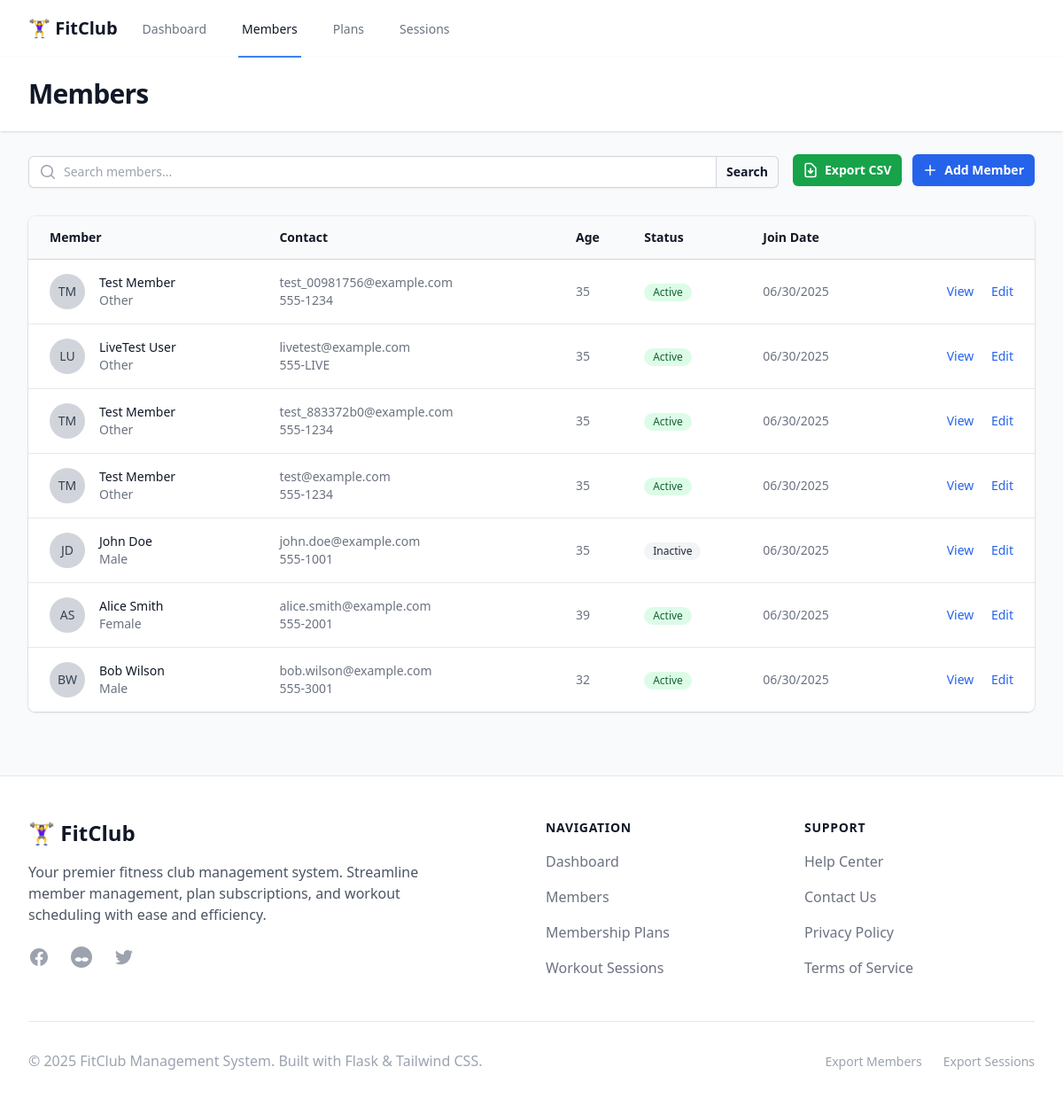
The app's page /members, older data.
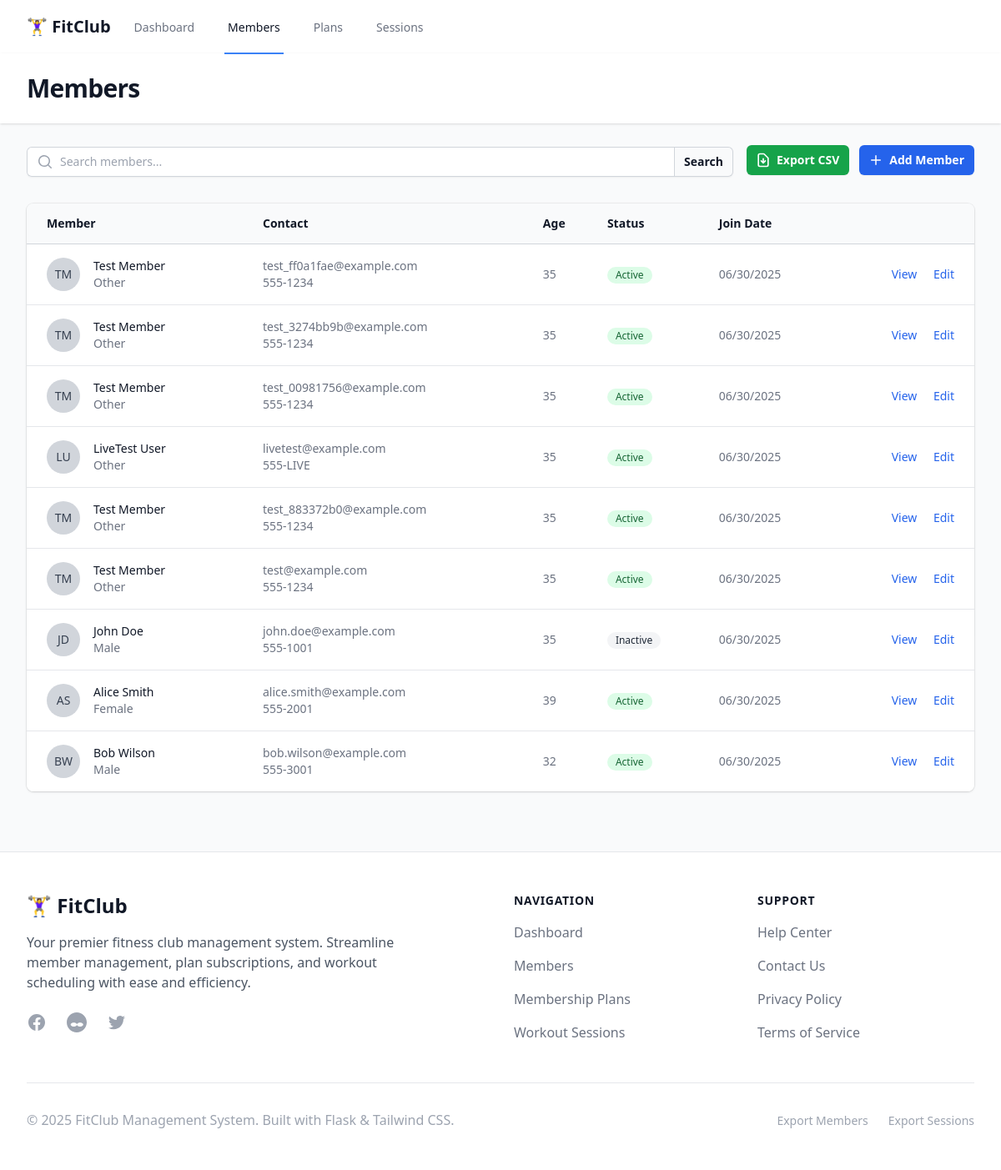
The same page, newer data.
### models.py (models this page shows, shortened)
class Member(db.Model):
    __tablename__ = 'members'
    id = db.Column(db.Integer, primary_key=True)
    first_name = db.Column(db.String(50), nullable=False)
    last_name = db.Column(db.String(50), nullable=False)
    email = db.Column(db.String(100), unique=True, nullable=False)
    phone = db.Column(db.String(20))
    date_of_birth = db.Column(db.Date)
    gender = db.Column(db.String(10))
    emergency_contact = db.Column(db.String(100))
    emergency_phone = db.Column(db.String(20))
    join_date = db.Column(db.Date, default=date.today)
    status = db.Column(db.String(20), default='active')
    created_at = db.Column(db.DateTime, default=datetime.utcnow)
    member_plans = db.relationship('MemberPlan', backref='member', lazy=True)
    session_bookings = db.relationship(
        'SessionBooking', backref='member', lazy=True)
    @property
    def full_name(self):
        return f"{self.first_name} {self.last_name}"
    @property
    def age(self):
        if self.date_of_birth:
            today = date.today()
            return today.year - self.date_of_birth.year - ((today.month, today.day) < (self.date_of_birth.month, self.date_of_birth.day))
        return None

### app.py (the view)
@app.route('/members')
def members():
    search = request.args.get('search', '')
    page = request.args.get('page', 1, type=int)
    query = Member.query
    if search:
        query = query.filter(
            (Member.first_name.contains(search)) |
            (Member.last_name.contains(search)) |
            (Member.email.contains(search))
        )
    members = query.order_by(Member.created_at.desc()).paginate(
        page=page, per_page=10, error_out=False
    )
    return render_template('members/list.html', members=members, search=search)

### templates/members/list.html (shortened to what this page needs)
{% extends "base.html" %}
{% block header %}Members{% endblock %}
{% block content %}
<div class="px-4 sm:px-0">
    <div class="sm:flex sm:items-center sm:justify-between mb-6">
        <div class="min-w-0 flex-1">
            <form method="GET" class="mt-1 flex rounded-md shadow-sm">
                <div class="relative flex flex-grow items-stretch focus-within:z-10">
                    <div class="pointer-events-none absolute inset-y-0 left-0 flex items-center pl-3">
                    </div>
                    <input type="text" name="search" value="{{ search }}"
                        class="block w-full rounded-none rounded-l-md border-0 py-1.5 pl-10 text-gray-900 ring-1 ring-inset ring-gray-300 placeholder:text-gray-400 focus:ring-2 focus:ring-inset focus:ring-primary-600 sm:text-sm sm:leading-6"
                        placeholder="Search members...">
                </div>
                <button type="submit"
                    class="relative -ml-px inline-flex items-center gap-x-1.5 rounded-r-md px-3 py-2 text-sm font-semibold text-gray-900 ring-1 ring-inset ring-gray-300 hover:bg-gray-50">
                    Search
                </button>
            </form>
        </div>
        <div class="mt-4 sm:ml-4 sm:mt-0 sm:flex sm:space-x-3">
            <a href="{{ url_for('export_members') }}"
                class="inline-flex items-center rounded-md bg-green-600 px-3 py-2 text-sm font-semibold text-white shadow-sm hover:bg-green-500 focus-visible:outline focus-visible:outline-2 focus-visible:outline-offset-2 focus-visible:outline-green-600">
                <svg class="-ml-0.5 mr-1.5 h-5 w-5" fill="none" stroke="currentColor" viewBox="0 0 24 24">
                    <path stroke-linecap="round" stroke-linejoin="round" stroke-width="2"
                        d="M12 10v6m0 0l-3-3m3 3l3-3m2 8H7a2 2 0 01-2-2V5a2 2 0 012-2h5.586a1 1 0 01.707.293l5.414 5.414a1 1 0 01.293.707V19a2 2 0 01-2 2z">
                    </path>
                </svg>
                Export CSV
            </a>
            <a href="{{ url_for('new_member') }}"
                class="inline-flex items-center rounded-md bg-primary-600 px-3 py-2 text-sm font-semibold text-white shadow-sm hover:bg-primary-500 focus-visible:outline focus-visible:outline-2 focus-visible:outline-offset-2 focus-visible:outline-primary-600">
                <svg class="-ml-0.5 mr-1.5 h-5 w-5" viewBox="0 0 20 20" fill="currentColor">
                    <path
                        d="M10.75 4.75a.75.75 0 00-1.5 0v4.5h-4.5a.75.75 0 000 1.5h4.5v4.5a.75.75 0 001.5 0v-4.5h4.5a.75.75 0 000-1.5h-4.5v-4.5z" />
                </svg>
                Add Member
            </a>
        </div>
    </div>
    <div class="mt-8 flow-root">
        <div class="-mx-4 -my-2 overflow-x-auto sm:-mx-6 lg:-mx-8">
            <div class="inline-block min-w-full py-2 align-middle sm:px-6 lg:px-8">
                <div class="overflow-hidden shadow ring-1 ring-black ring-opacity-5 sm:rounded-lg">
                    <table class="min-w-full divide-y divide-gray-300">
                        <thead class="bg-gray-50">
                            <tr>
                                <th scope="col"
                                    class="py-3.5 pl-4 pr-3 text-left text-sm font-semibold text-gray-900 sm:pl-6">
                                    Member</th>
                                <th scope="col" class="px-3 py-3.5 text-left text-sm font-semibold text-gray-900">
                                    Contact</th>
                                <th scope="col" class="px-3 py-3.5 text-left text-sm font-semibold text-gray-900">Age
                                </th>
                                <th scope="col" class="px-3 py-3.5 text-left text-sm font-semibold text-gray-900">Status
                                </th>
                                <th scope="col" class="px-3 py-3.5 text-left text-sm font-semibold text-gray-900">Join
                                    Date</th>
                                <th scope="col" class="relative py-3.5 pl-3 pr-4 sm:pr-6">
                                </th>
                            </tr>
                        </thead>
                        <tbody class="divide-y divide-gray-200 bg-white">
                            {% for member in members.items %}
                            <tr>
                                <td class="whitespace-nowrap py-4 pl-4 pr-3 text-sm sm:pl-6">
                                    <div class="flex items-center">
                                        <div class="h-10 w-10 flex-shrink-0">
                                            <div
                                                class="h-10 w-10 rounded-full bg-gray-300 flex items-center justify-center">
                                                <span class="text-sm font-medium text-gray-700">{{ member.first_name[0]
                                                    }}{{ member.last_name[0] }}</span>
                                            </div>
                                        </div>
                                        <div class="ml-4">
                                            <div class="font-medium text-gray-900">{{ member.full_name }}</div>
                                            <div class="text-gray-500">{{ member.gender or 'Not specified' }}</div>
                                        </div>
                                    </div>
                                </td>
                                <td class="whitespace-nowrap px-3 py-4 text-sm text-gray-500">
                                    <div>{{ member.email }}</div>
                                    <div>{{ member.phone or 'No phone' }}</div>
                                </td>
                                <td class="whitespace-nowrap px-3 py-4 text-sm text-gray-500">
                                    {{ member.age or 'Unknown' }}
                                </td>
                                <td class="whitespace-nowrap px-3 py-4 text-sm text-gray-500">
                                    <span
                                        class="inline-flex items-center rounded-full {% if member.status == 'active' %}bg-green-100 text-green-800{% elif member.status == 'inactive' %}bg-gray-100 text-gray-800{% else %}bg-red-100 text-red-800{% endif %} px-2.5 py-0.5 text-xs font-medium">
                                        {{ member.status.title() }}
                                    </span>
                                </td>
                                <td class="whitespace-nowrap px-3 py-4 text-sm text-gray-500">
                                    {{ member.join_date.strftime('%m/%d/%Y') if member.join_date else 'Unknown' }}
                                </td>
                                <td
                                    class="relative whitespace-nowrap py-4 pl-3 pr-4 text-right text-sm font-medium sm:pr-6">
                                    <a href="{{ url_for('member_detail', id=member.id) }}"
                                        class="text-primary-600 hover:text-primary-900 mr-4">View</a>
                                    <a href="{{ url_for('edit_member', id=member.id) }}"
                                        class="text-primary-600 hover:text-primary-900">Edit</a>
                                </td>
                            </tr>
                            {% endfor %}
                        </tbody>
                    </table>
                </div>
            </div>
        </div>
    </div>
</div>
{% endblock %}

Row changes from the older to the newer data that the page shows:
added Member: first_name "T", last_name "M", full_name "Test Member", gender "Other", email "test_ff0a1fae@example.com", phone "555-1234", date_of_birth "35", status "Active", join_date "06/30/2025"
added Member: first_name "T", last_name "M", full_name "Test Member", gender "Other", email "test_3274bb9b@example.com", phone "555-1234", date_of_birth "35", status "Active", join_date "06/30/2025"
